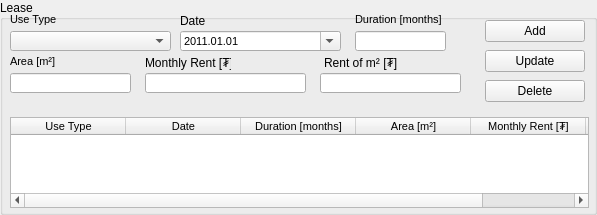
    <widget class="QGroupBox" name="home_lease_gbox">
     <property name="geometry">
      <rect>
       <x>233</x>
       <y>135</y>
       <width>597</width>
       <height>215</height>
      </rect>
     </property>
     <property name="title">
      <string>Lease</string>
     </property>
     <widget class="QLabel" name="label_37">
      <property name="geometry">
       <rect>
        <x>180</x>
        <y>11</y>
        <width>86</width>
        <height>20</height>
       </rect>
      </property>
      <property name="minimumSize">
       <size>
        <width>0</width>
        <height>20</height>
       </size>
      </property>
      <property name="maximumSize">
       <size>
        <width>16777215</width>
        <height>20</height>
       </size>
      </property>
      <property name="text">
       <string>Date</string>
      </property>
     </widget>
     <widget class="QDateEdit" name="lease_dateEdit">
      <property name="geometry">
       <rect>
        <x>180</x>
        <y>31</y>
        <width>161</width>
        <height>20</height>
       </rect>
      </property>
      <property name="minimumSize">
       <size>
        <width>0</width>
        <height>20</height>
       </size>
      </property>
      <property name="maximumSize">
       <size>
        <width>16777215</width>
        <height>20</height>
       </size>
      </property>
      <property name="font">
       <font>
        <pointsize>8</pointsize>
       </font>
      </property>
      <property name="dateTime">
       <datetime>
        <hour>0</hour>
        <minute>0</minute>
        <second>0</second>
        <year>2011</year>
        <month>1</month>
        <day>1</day>
       </datetime>
      </property>
      <property name="displayFormat">
       <string>yyyy.MM.dd</string>
      </property>
      <property name="calendarPopup">
       <bool>true</bool>
      </property>
     </widget>
     <widget class="QPushButton" name="lease_add_button">
      <property name="geometry">
       <rect>
        <x>485</x>
        <y>20</y>
        <width>100</width>
        <height>22</height>
       </rect>
      </property>
      <property name="sizePolicy">
       <sizepolicy hsizetype="Fixed" vsizetype="Fixed">
        <horstretch>0</horstretch>
        <verstretch>0</verstretch>
       </sizepolicy>
      </property>
      <property name="minimumSize">
       <size>
        <width>0</width>
        <height>22</height>
       </size>
      </property>
      <property name="maximumSize">
       <size>
        <width>100</width>
        <height>22</height>
       </size>
      </property>
      <property name="text">
       <string>Add</string>
      </property>
     </widget>
     <widget class="QPushButton" name="lease_update_button">
      <property name="geometry">
       <rect>
        <x>485</x>
        <y>50</y>
        <width>100</width>
        <height>22</height>
       </rect>
      </property>
      <property name="sizePolicy">
       <sizepolicy hsizetype="Fixed" vsizetype="Fixed">
        <horstretch>0</horstretch>
        <verstretch>0</verstretch>
       </sizepolicy>
      </property>
      <property name="minimumSize">
       <size>
        <width>0</width>
        <height>22</height>
       </size>
      </property>
      <property name="maximumSize">
       <size>
        <width>100</width>
        <height>22</height>
       </size>
      </property>
      <property name="text">
       <string>Update</string>
      </property>
     </widget>
     <widget class="QPushButton" name="lease_delete_button">
      <property name="geometry">
       <rect>
        <x>485</x>
        <y>80</y>
        <width>100</width>
        <height>22</height>
       </rect>
      </property>
      <property name="minimumSize">
       <size>
        <width>0</width>
        <height>22</height>
       </size>
      </property>
      <property name="maximumSize">
       <size>
        <width>100</width>
        <height>22</height>
       </size>
      </property>
      <property name="text">
       <string>Delete</string>
      </property>
     </widget>
     <widget class="QLabel" name="decisionDateLabel_7">
      <property name="geometry">
       <rect>
        <x>355</x>
        <y>6</y>
        <width>157</width>
        <height>20</height>
       </rect>
      </property>
      <property name="minimumSize">
       <size>
        <width>0</width>
        <height>20</height>
       </size>
      </property>
      <property name="maximumSize">
       <size>
        <width>16777215</width>
        <height>20</height>
       </size>
      </property>
      <property name="font">
       <font>
        <pointsize>8</pointsize>
       </font>
      </property>
      <property name="text">
       <string>Duration [months]</string>
      </property>
      <property name="alignment">
       <set>Qt::AlignBottom|Qt::AlignLeading|Qt::AlignLeft</set>
      </property>
     </widget>
     <widget class="QLineEdit" name="lease_duration_edit">
      <property name="geometry">
       <rect>
        <x>355</x>
        <y>31</y>
        <width>91</width>
        <height>20</height>
       </rect>
      </property>
      <property name="minimumSize">
       <size>
        <width>0</width>
        <height>20</height>
       </size>
      </property>
      <property name="maximumSize">
       <size>
        <width>16777215</width>
        <height>20</height>
       </size>
      </property>
      <property name="font">
       <font>
        <pointsize>8</pointsize>
       </font>
      </property>
     </widget>
     <widget class="QTableWidget" name="lease_twidget">
      <property name="geometry">
       <rect>
        <x>10</x>
        <y>117</y>
        <width>579</width>
        <height>91</height>
       </rect>
      </property>
      <property name="font">
       <font>
        <pointsize>8</pointsize>
       </font>
      </property>
      <attribute name="horizontalHeaderDefaultSectionSize">
       <number>115</number>
      </attribute>
      <column>
       <property name="text">
        <string>Use Type</string>
       </property>
      </column>
      <column>
       <property name="text">
        <string>Date</string>
       </property>
      </column>
      <column>
       <property name="text">
        <string>Duration [months]</string>
       </property>
      </column>
      <column>
       <property name="text">
        <string>Area [m²]</string>
       </property>
      </column>
      <column>
       <property name="text">
        <string>Monthly Rent [₮]</string>
       </property>
      </column>
      <column>
       <property name="text">
        <string>Rent of m² [₮]</string>
       </property>
      </column>
     </widget>
     <widget class="QLabel" name="applicationDateLabel_11">
      <property name="geometry">
       <rect>
        <x>10</x>
        <y>6</y>
        <width>175</width>
        <height>20</height>
       </rect>
      </property>
      <property name="minimumSize">
       <size>
        <width>0</width>
        <height>20</height>
       </size>
      </property>
      <property name="maximumSize">
       <size>
        <width>16777215</width>
        <height>20</height>
       </size>
      </property>
      <property name="font">
       <font>
        <pointsize>8</pointsize>
       </font>
      </property>
      <property name="text">
       <string>Use Type</string>
      </property>
      <property name="alignment">
       <set>Qt::AlignBottom|Qt::AlignLeading|Qt::AlignLeft</set>
      </property>
     </widget>
     <widget class="QLabel" name="applicationDateLabel_12">
      <property name="geometry">
       <rect>
        <x>10</x>
        <y>48</y>
        <width>175</width>
        <height>20</height>
       </rect>
      </property>
      <property name="minimumSize">
       <size>
        <width>0</width>
        <height>20</height>
       </size>
      </property>
      <property name="maximumSize">
       <size>
        <width>16777215</width>
        <height>20</height>
       </size>
      </property>
      <property name="font">
       <font>
        <pointsize>8</pointsize>
       </font>
      </property>
      <property name="text">
       <string>Area [m²]</string>
      </property>
      <property name="alignment">
       <set>Qt::AlignBottom|Qt::AlignLeading|Qt::AlignLeft</set>
      </property>
     </widget>
     <widget class="QLabel" name="label_38">
      <property name="geometry">
       <rect>
        <x>145</x>
        <y>53</y>
        <width>86</width>
        <height>20</height>
       </rect>
      </property>
      <property name="minimumSize">
       <size>
        <width>0</width>
        <height>20</height>
       </size>
      </property>
      <property name="maximumSize">
       <size>
        <width>16777215</width>
        <height>20</height>
       </size>
      </property>
      <property name="text">
       <string>Monthly Rent [₮]</string>
      </property>
     </widget>
     <widget class="QLineEdit" name="lease_area_edit">
      <property name="geometry">
       <rect>
        <x>10</x>
        <y>73</y>
        <width>121</width>
        <height>20</height>
       </rect>
      </property>
      <property name="minimumSize">
       <size>
        <width>0</width>
        <height>20</height>
       </size>
      </property>
      <property name="maximumSize">
       <size>
        <width>16777215</width>
        <height>20</height>
       </size>
      </property>
      <property name="font">
       <font>
        <pointsize>8</pointsize>
       </font>
      </property>
     </widget>
     <widget class="QLineEdit" name="lease_rent_edit">
      <property name="geometry">
       <rect>
        <x>145</x>
        <y>73</y>
        <width>161</width>
        <height>20</height>
       </rect>
      </property>
      <property name="minimumSize">
       <size>
        <width>0</width>
        <height>20</height>
       </size>
      </property>
      <property name="maximumSize">
       <size>
        <width>16777215</width>
        <height>20</height>
       </size>
      </property>
      <property name="font">
       <font>
        <pointsize>8</pointsize>
       </font>
      </property>
     </widget>
     <widget class="QComboBox" name="lease_use_type_cbox">
      <property name="geometry">
       <rect>
        <x>10</x>
        <y>31</y>
        <width>161</width>
        <height>20</height>
       </rect>
      </property>
      <property name="minimumSize">
       <size>
        <width>0</width>
        <height>20</height>
       </size>
      </property>
      <property name="maximumSize">
       <size>
        <width>16777215</width>
        <height>20</height>
       </size>
      </property>
     </widget>
     <widget class="QLineEdit" name="lease_rent_of_m2">
      <property name="geometry">
       <rect>
        <x>320</x>
        <y>73</y>
        <width>141</width>
        <height>20</height>
       </rect>
      </property>
      <property name="minimumSize">
       <size>
        <width>0</width>
        <height>20</height>
       </size>
      </property>
      <property name="maximumSize">
       <size>
        <width>16777215</width>
        <height>20</height>
       </size>
      </property>
      <property name="font">
       <font>
        <pointsize>8</pointsize>
       </font>
      </property>
      <property name="readOnly">
       <bool>true</bool>
      </property>
     </widget>
     <widget class="QLabel" name="label_42">
      <property name="geometry">
       <rect>
        <x>324</x>
        <y>53</y>
        <width>136</width>
        <height>20</height>
       </rect>
      </property>
      <property name="minimumSize">
       <size>
        <width>0</width>
        <height>20</height>
       </size>
      </property>
      <property name="maximumSize">
       <size>
        <width>16777215</width>
        <height>20</height>
       </size>
      </property>
      <property name="text">
       <string>Rent of m² [₮]</string>
      </property>
     </widget>
    </widget>
